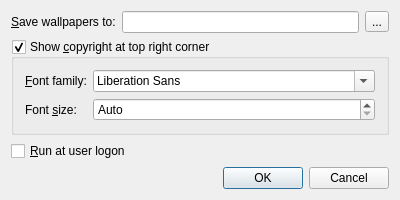
<?xml version="1.0" encoding="UTF-8"?>
<ui version="4.0">
 <author>karoyqiu@gmail.com</author>
 <class>MainWidget</class>
 <widget class="QWidget" name="MainWidget">
  <property name="geometry">
   <rect>
    <x>0</x>
    <y>0</y>
    <width>400</width>
    <height>181</height>
   </rect>
  </property>
  <property name="windowTitle">
   <string>QBingWallpaper</string>
  </property>
  <property name="windowIcon">
   <iconset resource="resource.qrc">
    <normaloff>:/image/bingwallpaper.ico</normaloff>:/image/bingwallpaper.ico</iconset>
  </property>
  <layout class="QVBoxLayout" name="verticalLayout">
   <item>
    <layout class="QGridLayout" name="gridLayout">
     <item row="0" column="0">
      <widget class="QLabel" name="labelOutputDir">
       <property name="text">
        <string>&amp;Save wallpapers to:</string>
       </property>
       <property name="buddy">
        <cstring>editOutputDir</cstring>
       </property>
      </widget>
     </item>
     <item row="0" column="1">
      <widget class="QLineEdit" name="editOutputDir">
       <property name="readOnly">
        <bool>true</bool>
       </property>
      </widget>
     </item>
     <item row="0" column="2">
      <widget class="QToolButton" name="buttonBrowseOutputDir">
       <property name="text">
        <string>...</string>
       </property>
      </widget>
     </item>
    </layout>
   </item>
   <item>
    <widget class="QGroupBox" name="groupCopyright">
     <property name="title">
      <string>Show &amp;copyright at top right corner</string>
     </property>
     <property name="checkable">
      <bool>true</bool>
     </property>
     <layout class="QFormLayout" name="formLayout">
      <item row="0" column="0">
       <widget class="QLabel" name="labelFontFamily">
        <property name="text">
         <string>&amp;Font family:</string>
        </property>
        <property name="buddy">
         <cstring>fontCombo</cstring>
        </property>
       </widget>
      </item>
      <item row="0" column="1">
       <widget class="QFontComboBox" name="fontCombo"/>
      </item>
      <item row="1" column="0">
       <widget class="QLabel" name="labelFontSize">
        <property name="text">
         <string>Font &amp;size:</string>
        </property>
        <property name="buddy">
         <cstring>spinFontSize</cstring>
        </property>
       </widget>
      </item>
      <item row="1" column="1">
       <widget class="QSpinBox" name="spinFontSize">
        <property name="specialValueText">
         <string>Auto</string>
        </property>
        <property name="suffix">
         <string> point</string>
        </property>
        <property name="maximum">
         <number>9999</number>
        </property>
       </widget>
      </item>
     </layout>
    </widget>
   </item>
   <item>
    <widget class="QCheckBox" name="checkAutorun">
     <property name="text">
      <string>&amp;Run at user logon</string>
     </property>
    </widget>
   </item>
   <item>
    <spacer name="verticalSpacer">
     <property name="orientation">
      <enum>Qt::Vertical</enum>
     </property>
     <property name="sizeHint" stdset="0">
      <size>
       <width>20</width>
       <height>40</height>
      </size>
     </property>
    </spacer>
   </item>
   <item>
    <widget class="QDialogButtonBox" name="buttonBox">
     <property name="standardButtons">
      <set>QDialogButtonBox::Cancel|QDialogButtonBox::Ok</set>
     </property>
    </widget>
   </item>
  </layout>
  <action name="actionExit">
   <property name="text">
    <string>E&amp;xit</string>
   </property>
   <property name="menuRole">
    <enum>QAction::QuitRole</enum>
   </property>
  </action>
 </widget>
 <layoutdefault spacing="6" margin="11"/>
 <tabstops>
  <tabstop>editOutputDir</tabstop>
  <tabstop>buttonBrowseOutputDir</tabstop>
  <tabstop>groupCopyright</tabstop>
  <tabstop>fontCombo</tabstop>
  <tabstop>spinFontSize</tabstop>
  <tabstop>checkAutorun</tabstop>
 </tabstops>
 <resources>
  <include location="resource.qrc"/>
 </resources>
 <connections>
  <connection>
   <sender>actionExit</sender>
   <signal>triggered()</signal>
   <receiver>MainWidget</receiver>
   <slot>close()</slot>
   <hints>
    <hint type="sourcelabel">
     <x>-1</x>
     <y>-1</y>
    </hint>
    <hint type="destinationlabel">
     <x>199</x>
     <y>149</y>
    </hint>
   </hints>
  </connection>
  <connection>
   <sender>buttonBox</sender>
   <signal>rejected()</signal>
   <receiver>actionExit</receiver>
   <slot>trigger()</slot>
   <hints>
    <hint type="sourcelabel">
     <x>199</x>
     <y>132</y>
    </hint>
    <hint type="destinationlabel">
     <x>-1</x>
     <y>-1</y>
    </hint>
   </hints>
  </connection>
 </connections>
</ui>
